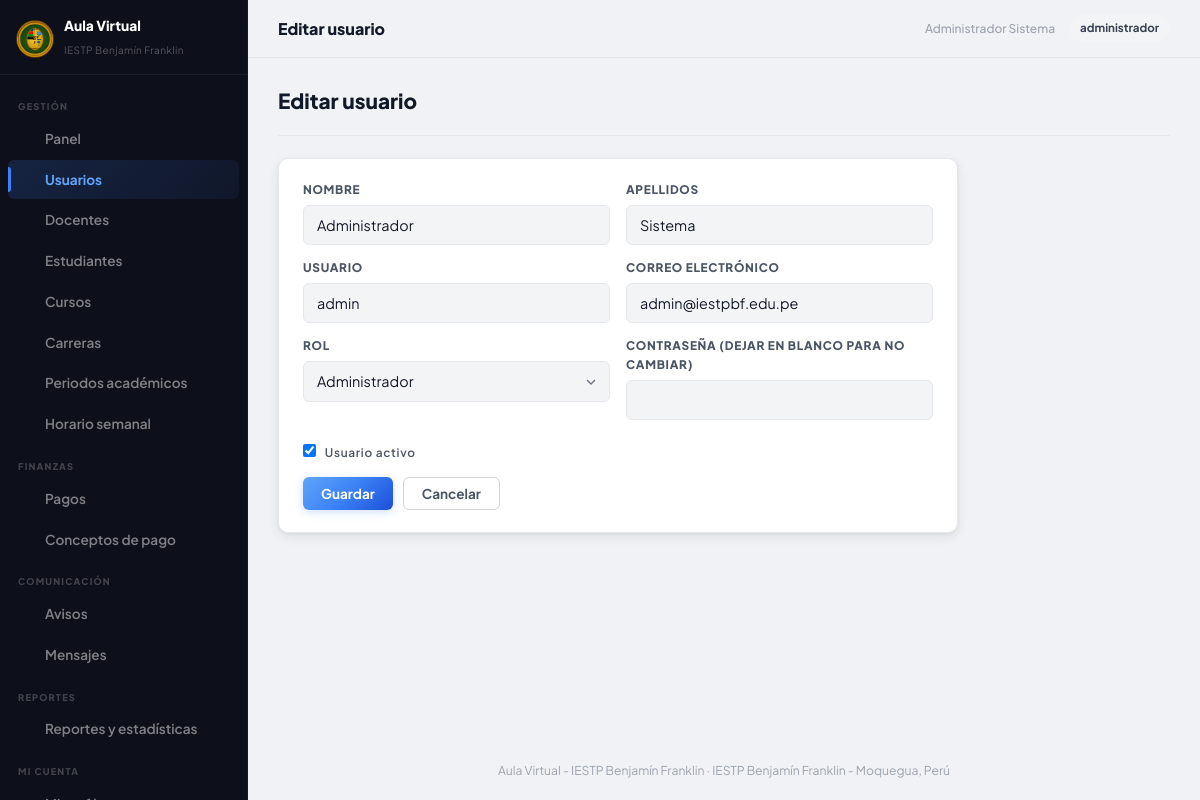
The page /admin/usuario_form.php?id=1 (signed in) on the database its author committed.
### tables this page shows
CREATE TABLE IF NOT EXISTS usuarios (
    id INT UNSIGNED AUTO_INCREMENT PRIMARY KEY,
    nombre VARCHAR(100) NOT NULL,
    apellidos VARCHAR(100) NOT NULL,
    username VARCHAR(50) NOT NULL,
    email VARCHAR(150) NOT NULL,
    password_hash VARCHAR(255) NOT NULL,
    rol ENUM('administrador','docente','estudiante') NOT NULL,
    activo TINYINT(1) NOT NULL DEFAULT 1,
    dni VARCHAR(15) NULL,
    telefono VARCHAR(20) NULL,
    carrera_id INT UNSIGNED NULL,
    especialidad VARCHAR(150) NULL,
    apoderado_nombre VARCHAR(150) NULL,
    apoderado_telefono VARCHAR(20) NULL,
    created_at TIMESTAMP NOT NULL DEFAULT CURRENT_TIMESTAMP,
    UNIQUE KEY uk_usuarios_username (username),
    UNIQUE KEY uk_usuarios_email (email),
    UNIQUE KEY uk_usuarios_dni (dni),
    KEY idx_usuarios_rol (rol),
    CONSTRAINT fk_usuarios_carrera FOREIGN KEY (carrera_id) REFERENCES carreras(id) ON DELETE SET NULL
);

### public_html/includes/auth.php (called while the page is built, shortened)
<?php
function isLoggedIn(): bool
{
    return isset($_SESSION['user_id']);
}
function currentUser(): ?array
{
    return [
        'id' => $_SESSION['user_id'],
        'nombre' => $_SESSION['user_nombre'],
        'apellidos' => $_SESSION['user_apellidos'],
        'username' => $_SESSION['user_username'],
        'email' => $_SESSION['user_email'],
        'rol' => $_SESSION['user_rol'],
    ];
}

### public_html/admin/usuario_form.php (the view, shortened to what this page needs)
<?php
require_once __DIR__ . '/../includes/auth.php';
require_once __DIR__ . '/../includes/functions.php';
$id = isset($_GET['id']) ? (int) $_GET['id'] : (isset($_POST['id']) ? (int) $_POST['id'] : 0);
$editing = $id > 0;
$usuario = [
    'nombre' => '', 'apellidos' => '', 'username' => '', 'email' => '', 'rol' => 'estudiante', 'activo' => 1,
    'dni' => '', 'telefono' => '', 'carrera_id' => '', 'especialidad' => '',
    'apoderado_nombre' => '', 'apoderado_telefono' => '',
];
if ($editing) {
    $stmt = $pdo->prepare('SELECT * FROM usuarios WHERE id = :id');
    $stmt->execute(['id' => $id]);
    $found = $stmt->fetch();
    $usuario = $found;
}
$pageTitle = $editing ? 'Editar usuario' : 'Nuevo usuario';
require __DIR__ . '/../includes/header.php';
?>
<div class="av-page-header"><h2><?= e($pageTitle) ?></h2></div>
<div class="av-card" style="max-width:680px">
    <form method="post" novalidate>
        <div class="av-form-grid">
            <div class="av-fg">
                <label>Nombre</label>
                <input type="text" name="nombre" value="<?= e($usuario['nombre']) ?>" required>
            </div>
            <div class="av-fg">
                <label>Apellidos</label>
                <input type="text" name="apellidos" value="<?= e($usuario['apellidos']) ?>" required>
            </div>
            <div class="av-fg">
                <label>Usuario</label>
                <input type="text" name="username" value="<?= e($usuario['username']) ?>" required>
            </div>
            <div class="av-fg">
                <label>Correo electrónico</label>
                <input type="email" name="email" value="<?= e($usuario['email']) ?>" required>
            </div>
            <div class="av-fg">
                <label>Rol</label>
                <select name="rol" id="rolSelect" onchange="toggleRolFields()">
                    <option value="administrador" <?= $usuario['rol'] === 'administrador' ? 'selected' : '' ?>>Administrador</option>
                </select>
            </div>
            <div class="av-fg">
                <label>Contraseña <?= $editing ? '(dejar en blanco para no cambiar)' : '' ?></label>
                <input type="password" name="password" <?= $editing ? '' : 'required' ?>>
            </div>
        </div>
        <div class="av-fg" style="margin-top:10px">
            <label style="text-transform:none;font-weight:600">
                <input type="checkbox" name="activo" <?= $usuario['activo'] ? 'checked' : '' ?>> Usuario activo
            </label>
        </div>
        <div style="margin-top:8px;display:flex;gap:10px">
            <button type="submit" class="av-btn av-btn--primary">Guardar</button>
            <a href="/admin/usuarios.php" class="av-btn av-btn--outline">Cancelar</a>
        </div>
    </form>
</div>
<?php require __DIR__ . '/../includes/footer.php'; ?>

### public_html/includes/header.php (shortened to what this page needs)
<?php
$user = currentUser();
$pageTitle = $pageTitle ?? APP_NAME;
$unreadMensajes = $user ? unreadMensajesCount($pdo, (int) $user['id']) : 0;
function navActive(string $path): string
{
    return str_ends_with($_SERVER['SCRIPT_NAME'], $path) ? ' active' : '';
}
?>
<!DOCTYPE html>
<html lang="es">
<head>
    <link href="/assets/css/aula.css" rel="stylesheet">
</head>
<body>
<?php if ($user): ?>
<div class="av-shell">
    <aside class="av-sidebar">
        <div class="av-sidebar__brand">
            <img src="/assets/img/logo.svg" alt="IESTPBF">
            <div class="av-sidebar__brand-text">
                <span>Aula Virtual</span>
                <small>IESTP Benjamín Franklin</small>
            </div>
        </div>
        <nav class="av-nav">
            <?php if ($user['rol'] === 'administrador'): ?>
                <div class="av-nav__group">Gestión</div>
                <a class="av-nav__item<?= navActive('/admin/index.php') ?>" href="/admin/index.php"><?= avIcon('grid') ?> Panel</a>
                <a class="av-nav__item<?= navActive('/admin/usuarios.php') . navActive('/admin/usuario_form.php') ?>" href="/admin/usuarios.php"><?= avIcon('users') ?> Usuarios</a>
                <a class="av-nav__item<?= (($_GET['rol'] ?? '') === 'docente') ? ' active' : '' ?>" href="/admin/usuarios.php?rol=docente"><?= avIcon('graduation') ?> Docentes</a>
                <a class="av-nav__item<?= (($_GET['rol'] ?? '') === 'estudiante') ? ' active' : '' ?>" href="/admin/usuarios.php?rol=estudiante"><?= avIcon('users') ?> Estudiantes</a>
                <a class="av-nav__item<?= navActive('/admin/cursos.php') . navActive('/admin/curso_form.php') . navActive('/admin/matriculas.php') ?>" href="/admin/cursos.php"><?= avIcon('book') ?> Cursos</a>
                <a class="av-nav__item<?= navActive('/admin/carreras.php') ?>" href="/admin/carreras.php"><?= avIcon('graduation') ?> Carreras</a>
                <a class="av-nav__item<?= navActive('/admin/periodos.php') ?>" href="/admin/periodos.php"><?= avIcon('calendar') ?> Periodos académicos</a>
                <a class="av-nav__item<?= navActive('/admin/horario.php') ?>" href="/admin/horario.php"><?= avIcon('calendar') ?> Horario semanal</a>
                <div class="av-nav__group">Finanzas</div>
                <a class="av-nav__item<?= navActive('/admin/pagos.php') ?>" href="/admin/pagos.php"><?= avIcon('check') ?> Pagos</a>
                <a class="av-nav__item<?= navActive('/admin/conceptos_pago.php') ?>" href="/admin/conceptos_pago.php"><?= avIcon('download') ?> Conceptos de pago</a>
                <div class="av-nav__group">Comunicación</div>
                <a class="av-nav__item<?= navActive('/admin/avisos.php') ?>" href="/admin/avisos.php"><?= avIcon('megaphone') ?> Avisos</a>
                <a class="av-nav__item<?= navActive('/mensajes.php') ?>" href="/mensajes.php"><?= avIcon('mail') ?> Mensajes<?php if ($unreadMensajes > 0): ?><span class="av-nav__badge"><?= $unreadMensajes ?></span><?php endif; ?></a>
                <div class="av-nav__group">Reportes</div>
                <a class="av-nav__item<?= navActive('/admin/reportes.php') ?>" href="/admin/reportes.php"><?= avIcon('chart') ?> Reportes y estadísticas</a>
                <div class="av-nav__group">Mi cuenta</div>
                <a class="av-nav__item<?= navActive('/perfil.php') ?>" href="/perfil.php"><?= avIcon('user') ?> Mi perfil</a>
            <?php endif; ?>
        </nav>
    </aside>
    <div class="av-main">
        <header class="av-topbar">
            <span class="av-topbar__title"><?= e($pageTitle) ?></span>
            <span class="av-topbar__meta"><?= e($user['nombre'] . ' ' . $user['apellidos']) ?></span>
            <span class="av-topbar__status"><?= e($user['rol']) ?></span>
        </header>
        <div class="av-main__content">
<?php endif; ?>

### rows shown on the page
usuarios: nombre+apellidos "Administrador Sistema", rol "administrador", nombre "Administrador", apellidos "Sistema", username "admin", email "admin@iestpbf.edu.pe", rol "Administrador", activo "☑"

### other values the page prints
$pageTitle "Editar usuario"
APP_NAME "Aula Virtual - IESTP Benjamín Franklin"
